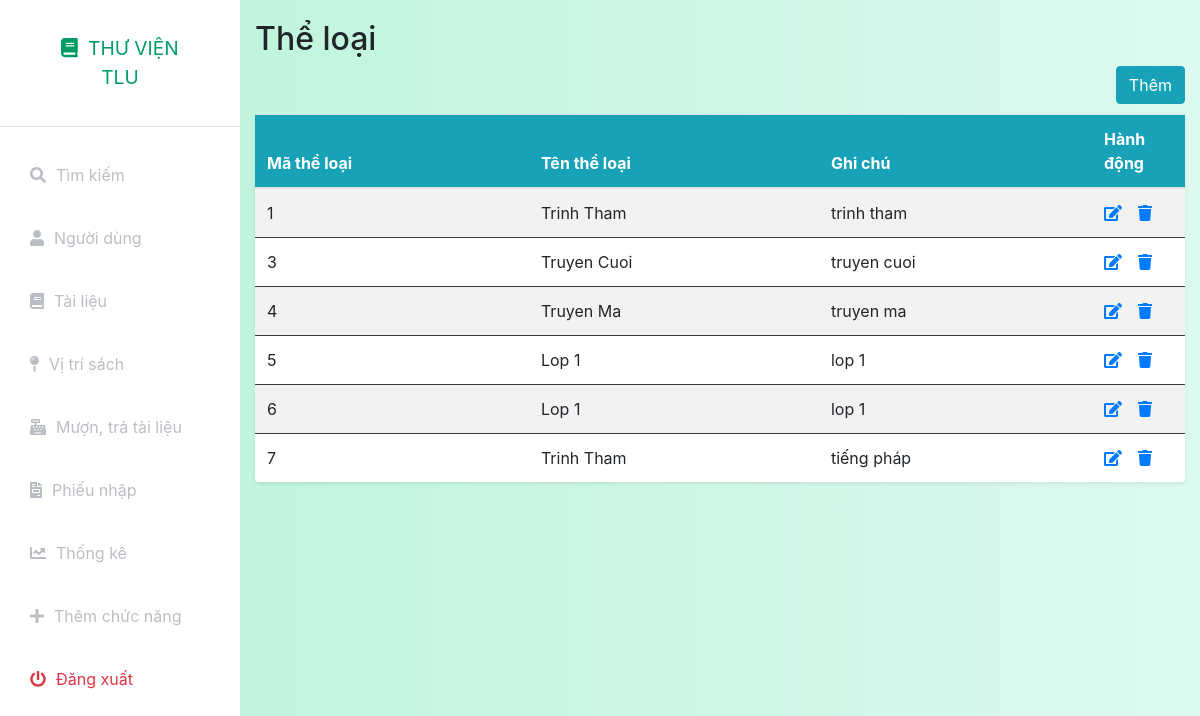
Screenshot of /index.php?controller=category&action=index (signed in) with the database file from the repository.
### tables this page shows
CREATE TABLE `theloai` (
  `MaTheLoai` int(11) NOT NULL,
  `TenTheLoai` text NOT NULL,
  `GhiChu` text NOT NULL,
  `status` int(11) NOT NULL DEFAULT 1
);

### index.php (called while the page is built, shortened)
<?php
include_once('models/Auth.php');
$action = isset($_GET['action']) ? $_GET['action'] : 'index';
$object = new $classController();
$object->$action();
?>

### config.php (called while the page is built, shortened)
<?php
function getalldata($query)
{
    global $connect;
    $result=mysqli_query($connect,$query);
    if(mysqli_num_rows($result)>0)
        return mysqli_fetch_all($result,MYSQLI_ASSOC);
    else
        return false;
}
function getonedata($query)
{
    global $connect;
    $result=mysqli_query($connect,$query);
    if($result&&mysqli_num_rows($result)==1)
        return mysqli_fetch_assoc($result);
    else
        return false;
}
?>

### models/User.php (called while the page is built, shortened)
<?php
include_once('./config.php');
class User
{
    public static function show($idoruser)
    {
        $query = "select * from nguoidung where id = '$idoruser' or Username = '$idoruser'";
        $data = getonedata($query);
        return $data;
    }
}

### models/Auth.php (called while the page is built, shortened)
<?php
include_once('./config.php');
include_once('User.php');
class Auth
{
    private static $ChucDanh = null;
    public static function isAdmin()
    {
        if(self::isLogin())
        {
            if (self::$ChucDanh == 'admin')
                return true;
            else
                return false;
        }
        else
        {
            return false;
        }
    }
    public static function isLogin()
    {
        if (isset($_SESSION['token']) && isset($_SESSION['Username'])) {
            $data = User::show($_SESSION['Username']);
            if($data)
            {
                if($data['token'] == $_SESSION['token'])
                {
                    self::$ChucDanh = $data['ChucDanh'];
                    return true;
                }
            }
            else
            {
                return false;
            }
        } else
            return false;
    }
}

### models/Category.php (called while the page is built, shortened)
<?php
include_once('./config.php');
class Category
{
    public static function index()
    {
        $query = "select * from theloai  where status = '1'";
        $data = getalldata($query);
        return $data;
    }
}

### views/category/index.php (the view)
<?php include_once('././assets/layouts/header.php'); ?>
<?php include_once('././assets/layouts/siderbar.php'); ?>
<div class="container-fluid" style="padding-top:20px">
    <h2>Thể loại</h2>
    <table class="table table-striped bg-white rounded shadow-sm  table-hover">
        <div class="d-grid gap-2 d-md-flex justify-content-md-end">
            <a name="" id="" class="btn btn-info" href="index.php?controller=category&action=add" role="button" style="margin-bottom:10px">Thêm</a>
        </div>
        <thead class="bg-info text-white">
            <tr class="border-dark">
                <th>Mã thể loại</th>
                <th>Tên thể loại</th>
                <th>Ghi chú</th>
                <th style="width: 10%;">Hành động</th>
            </tr>
        </thead>
        <tbody>
            <?php
            if (isset($data) && is_array($data)) {
                foreach ($data as $document) {
                    if ($document['status'] == 1) {
                        echo "<tr>";
                        echo "<td class=\"border-dark\" scope=\"row\">" . $document['MaTheLoai'] . "</td>";
                        echo "<td class=\"border-dark\" scope=\"row\">" . $document['TenTheLoai'] . "</td>";
                        echo "<td class=\"border-dark\">" . $document['GhiChu'] . "</td>";
                        echo '<td class="border-dark">';
                        echo '<a href="index.php?controller=category&action=edit&MaTheLoai=' . $document['MaTheLoai'] . '"><i class="fas fa-edit"></i></a>';
                        echo '<a class="ml-3" onclick="return confirm(\'Bạn có muốn xóa ?\')" href="index.php?controller=category&action=delete&MaTheLoai=' . $document['MaTheLoai'] . '"><i class="fas fa-trash"></i></a>';
                        echo "</tr>";
                    }
                }
            }
            ?>
    </table>
</div>
<?php include_once('././assets/layouts/footer.php'); ?>

### assets/css/styles.css (style rules this page uses)
:root { --main-bg-color: #009d63; --main-text-color: #009d63; --second-text-color: #bbbec5; --second-bg-color: #c1efde; }

### rows the page displays
theloai: MaTheLoai "1", TenTheLoai "Trinh Tham", GhiChu "trinh tham"
theloai: MaTheLoai "3", TenTheLoai "Truyen Cuoi", GhiChu "truyen cuoi"
theloai: MaTheLoai "4", TenTheLoai "Truyen Ma", GhiChu "truyen ma"
theloai: MaTheLoai "5", TenTheLoai "Lop 1", GhiChu "lop 1"
theloai: MaTheLoai "6", TenTheLoai "Lop 1", GhiChu "lop 1"
theloai: MaTheLoai "7", TenTheLoai "Trinh Tham", GhiChu "tiếng pháp"
